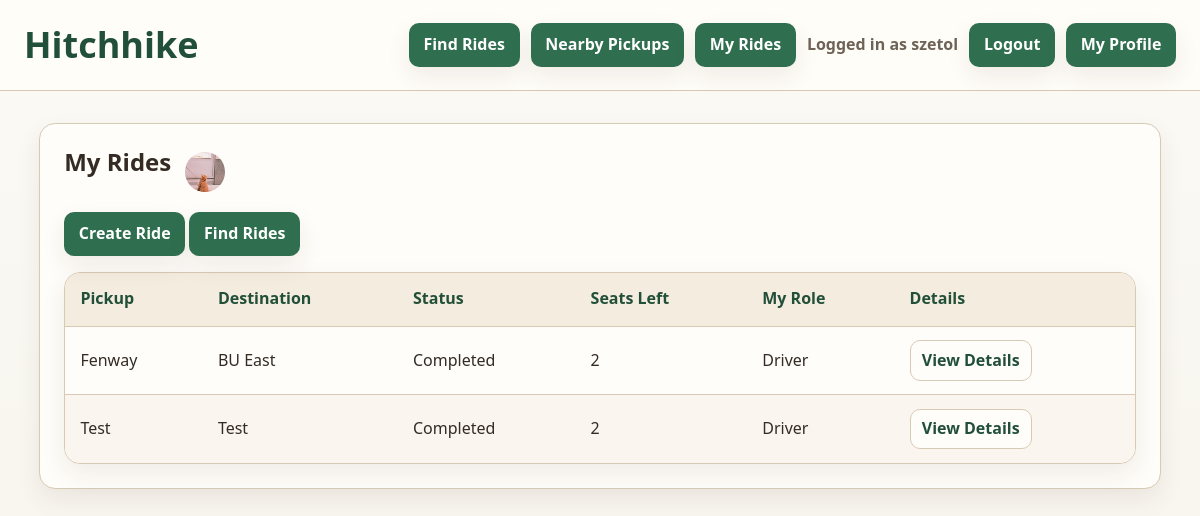
Before: /campus_pickup/rides/my/ (signed in) with the older database file.
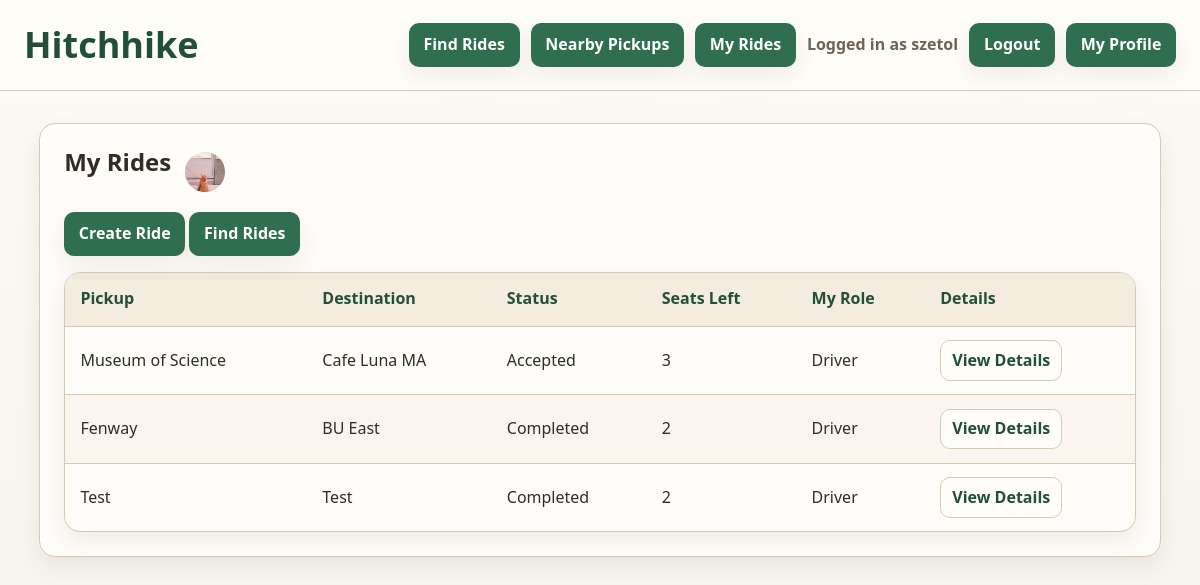
After: the same page with the newer database file.
### campus_pickup/models.py (models this page shows, shortened)
class Ride(models.Model):
    STATUS_CHOICES = [
        ("open", "Open"),
        ("accepted", "Accepted"),
        ("full", "Full"),
        ("completed", "Completed"),
        ("cancelled", "Cancelled"),
    ]
    creator = models.ForeignKey(
        Profile,
        on_delete=models.CASCADE,
        related_name="created_rides"
    )
    driver = models.ForeignKey(
        Profile,
        on_delete=models.SET_NULL,
        null=True,
        blank=True,
        related_name="driving_rides"
    )
    pickup_location = models.TextField(blank=False)
    destination = models.TextField(blank=False)
    pickup_latitude = models.FloatField(null=True, blank=True)
    pickup_longitude = models.FloatField(null=True, blank=True)
    destination_latitude = models.FloatField(null=True, blank=True)
    destination_longitude = models.FloatField(null=True, blank=True)
    status = models.CharField(
        max_length=20,
        choices=STATUS_CHOICES,
        default="open"
    )
    seat_capacity = models.IntegerField(default=4)
    created_at = models.DateTimeField(auto_now_add=True)
    def seats_taken(self):
        passenger_ids = set(
            RideParticipant.objects.filter(ride=self).values_list("passenger_id", flat=True)
        )
        occupied = len(passenger_ids)
        if self.driver and self.driver_id not in passenger_ids:
            occupied += 1
        return occupied
    def seats_remaining(self):
        return max(self.seat_capacity - self.seats_taken(), 0)

### campus_pickup/views.py (the view)
# urls.py: path("rides/my/", views.MyRideListView.as_view(), name="my_rides"),
class MyRideListView(ProfileRequiredMixin, ListView):
    model = Ride
    template_name = "campus_pickup/my_ride_list.html"
    context_object_name = "rides"
    def get_queryset(self):
        return self.get_my_ride_queryset().select_related("creator", "driver").order_by(
            "-created_at"
        )
    def get_context_data(self, **kwargs):
        context = super().get_context_data(**kwargs)
        my_profile = self.get_my_profile()
        context["my_profile"] = my_profile
        context["my_passenger_ride_ids"] = list(
            RideParticipant.objects.filter(passenger=my_profile).values_list("ride_id", flat=True)
        )
        return context

### campus_pickup/views.py (called while the page is built)
    def get_my_profile(self):
        return get_object_or_404(Profile, user=self.request.user)

    def get_my_ride_queryset(self):
        profile = self.get_my_profile()
        return Ride.objects.filter(
            Q(creator=profile) | Q(driver=profile) | Q(rideparticipant__passenger=profile)
        ).distinct()

### campus_pickup/templates/campus_pickup/my_ride_list.html (shortened to what this page needs)
{% extends "campus_pickup/base.html" %}
{% block content %}
<section class="panel">
    <div class="page-title">
        <h2>My Rides</h2>
        {% if my_profile.profile_image_url %}
        <img
            class="profile-avatar title-avatar"
            src="{{ my_profile.profile_image_url.url }}"
            alt="{{ my_profile.display_name }}"
        >
        {% endif %}
    </div>
    <p>
        <a class="button-link" href="{% url 'campus_pickup:ride_create' %}">Create Ride</a>
        <a class="button-link" href="{% url 'campus_pickup:ride_list' %}">Find Rides</a>
    </p>
    <table>
        <thead>
            <tr>
                <th>Pickup</th>
                <th>Destination</th>
                <th>Status</th>
                <th>Seats Left</th>
                <th>My Role</th>
                <th>Details</th>
            </tr>
        </thead>
        <tbody>
            {% for r in rides %}
            <tr>
                <td>{{ r.pickup_location }}</td>
                <td>{{ r.destination }}</td>
                <td>
                    {{ r.get_status_display }}
                </td>
                <td>{{ r.seats_remaining }}</td>
                <td>
                    {% if r.driver == my_profile %}Driver{% elif r.id in my_passenger_ride_ids %}Passenger{% else %}-{% endif %}
                </td>
                <td><a class="detail-link" href="{% url 'campus_pickup:ride_detail' r.pk %}">View Details</a></td>
            </tr>
            {% empty %}
            <tr>
                <td colspan="7">You have not created, joined, or driven any rides yet.</td>
            </tr>
            {% endfor %}
        </tbody>
    </table>
</section>
{% endblock %}

Changed rows visible on the page:
added Ride: pickup_location "Museum of Science", destination "Cafe Luna MA", status "Accepted", seats_remaining "3", shows "Driver"
